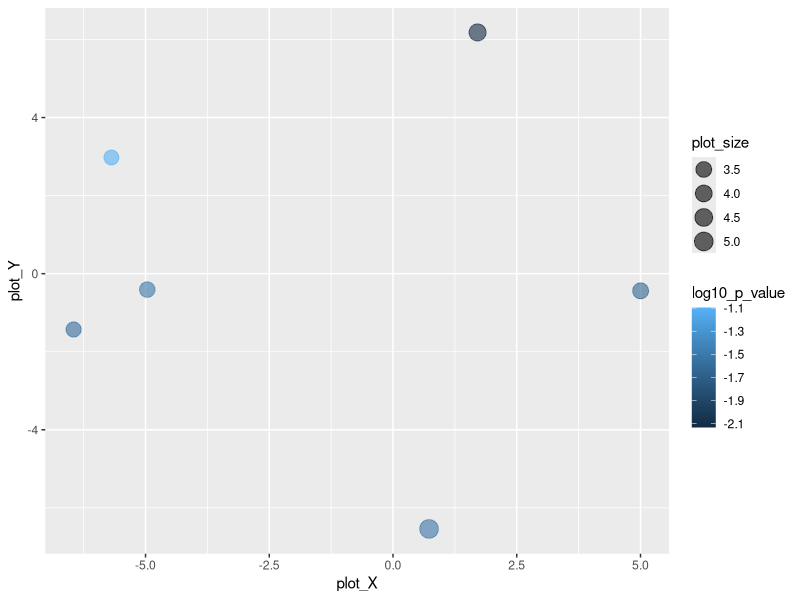

This figure's R source: (Note: this script raises an error after producing the figure.)


# A plotting R script produced by the REVIGO server at http://revigo.irb.hr/
# If you found REVIGO useful in your work, please cite the following reference:
# Supek F et al. "REVIGO summarizes and visualizes long lists of Gene Ontology
# terms" PLoS ONE 2011. doi:10.1371/journal.pone.0021800


# --------------------------------------------------------------------------
# If you don't have the ggplot2 package installed, uncomment the following line:
# install.packages( "ggplot2" );
library( ggplot2 );
# --------------------------------------------------------------------------
# If you don't have the scales package installed, uncomment the following line:
# install.packages( "scales" );
library( scales );


# --------------------------------------------------------------------------
# Here is your data from REVIGO. Scroll down for plot configuration options.

revigo.names <- c("term_ID","description","frequency_%","plot_X","plot_Y","plot_size","log10_p_value","uniqueness","dispensability");
revigo.data <- rbind(c("GO:0044441","ciliary part", 0.139, 1.708, 6.180, 4.137,-2.1308,0.316,0.000),
c("GO:0038201","TOR complex", 0.037, 5.002,-0.440, 3.566,-1.6778,0.677,0.043),
c("GO:0042995","cell projection", 1.050, 0.728,-6.540, 5.014,-1.5376,0.680,0.055),
c("GO:0071203","WASH complex", 0.016,-6.453,-1.431, 3.204,-1.6091,0.555,0.080),
c("GO:0001518","voltage-gated sodium channel complex", 0.013,-5.690, 2.976, 3.092,-1.0969,0.604,0.191),
c("GO:0031932","TORC2 complex", 0.025,-4.965,-0.409, 3.391,-1.5272,0.551,0.302));

one.data <- data.frame(revigo.data);
names(one.data) <- revigo.names;
one.data <- one.data [(one.data$plot_X != "null" & one.data$plot_Y != "null"), ];
one.data$plot_X <- as.numeric( as.character(one.data$plot_X) );
one.data$plot_Y <- as.numeric( as.character(one.data$plot_Y) );
one.data$plot_size <- as.numeric( as.character(one.data$plot_size) );
one.data$log10_p_value <- as.numeric( as.character(one.data$log10_p_value) );
one.data$frequency <- as.numeric( as.character(one.data$frequency) );
one.data$uniqueness <- as.numeric( as.character(one.data$uniqueness) );
one.data$dispensability <- as.numeric( as.character(one.data$dispensability) );
#head(one.data);


# --------------------------------------------------------------------------
# Names of the axes, sizes of the numbers and letters, names of the columns,
# etc. can be changed below

p1 <- ggplot( data = one.data );
p1 <- p1 + geom_point( aes( plot_X, plot_Y, colour = log10_p_value, size = plot_size), alpha = I(0.6) ) + scale_size_area();
p1 <- p1 + scale_colour_gradientn( colours = c(goodCols[1], goodCols[2], goodCols[3], goodCols[5]), limits = c( min(one.data$log10_p_value), 0) );
p1 <- p1 + geom_point( aes(plot_X, plot_Y, size = plot_size), shape = 21, fill = "transparent", colour = I (alpha ("black", 0.6) )) + scale_size_area();
p1 <- p1 + scale_size( range=c(5, 30)) + theme_bw(); # + scale_fill_gradientn(colours = heat_hcl(7), limits = c(-300, 0) );
ex <- one.data [ one.data$dispensability < 0.15, ]; 
p1 <- p1 + geom_label( data = ex, aes(plot_X, plot_Y, label = description), colour = I(alpha("black", 0.85)), size = 4 );
p1 <- p1 + labs (y = "semantic space x", x = "semantic space y");
p1 <- p1 + theme(legend.key = element_blank()) ;
one.x_range = max(one.data$plot_X) - min(one.data$plot_X);
one.y_range = max(one.data$plot_Y) - min(one.data$plot_Y);
p1 <- p1 + xlim(min(one.data$plot_X)-one.x_range/10,max(one.data$plot_X)+one.x_range/10);
p1 <- p1 + ylim(min(one.data$plot_Y)-one.y_range/10,max(one.data$plot_Y)+one.y_range/10);



# --------------------------------------------------------------------------
# Output the plot to screen

p1;

# Uncomment the line below to also save the plot to a file.
# The file type depends on the extension (default=pdf).

# ggsave("C:/Users/path_to_your_file/revigo-plot.pdf");
dev.print(pdf,"/Users/lukas/sciebo/inquilineGenomics18/GOenrichment/revigo/RELAX.CC.intensified.revigo.pdf",width=10,height=8);